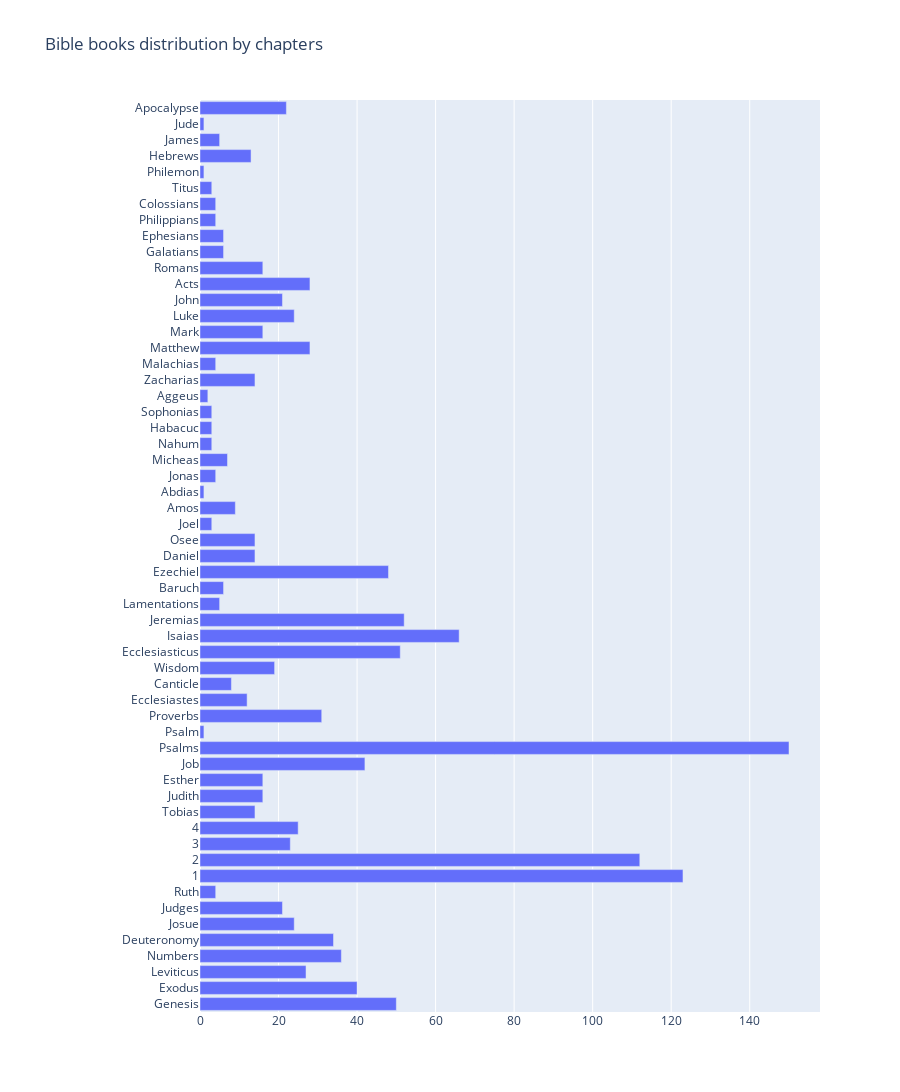

The code cell stored with this chart in its notebook:
### Code cell
plot_chapters_distribution(chp_grp_dict, "Bible books distribution by chapters")

### Figure 1 — Plotly figure (JSON) as saved in the notebook; plotly's stock layout.template omitted (floating-point values rounded to 4 significant figures)
{"data": [{"orientation": "h", "type": "bar", "x": [50, 40, 27, 36, 34, 24, 21, 4, 123, 112, 23, 25, 14, 16, 16, 42, 150, 1, 31, 12, 8, 19, 51, 66, 52, 5, 6, 48, 14, 14, 3, 9, 1, 4, 7, 3, 3, 3, 2, 14, 4, 28, 16, 24, 21, 28, 16, 6, 6, 4, 4, 3, 1, 13, 5, 1, 22], "y": ["Genesis", "Exodus", "Leviticus", "Numbers", "Deuteronomy", "Josue", "Judges", "Ruth", "1", "2", "3", "4", "Tobias", "Judith", "Esther", "Job", "Psalms", "Psalm", "Proverbs", "Ecclesiastes", "Canticle", "Wisdom", "Ecclesiasticus", "Isaias", "Jeremias", "Lamentations", "Baruch", "Ezechiel", "Daniel", "Osee", "Joel", "Amos", "Abdias", "Jonas", "Micheas", "Nahum", "Habacuc", "Sophonias", "Aggeus", "Zacharias", "Malachias", "Matthew", "Mark", "Luke", "John", "Acts", "Romans", "Galatians", "Ephesians", "Philippians", "Colossians", "Titus", "Philemon", "Hebrews", "James", "Jude", "Apocalypse"]}], "layout": {"height": 1140, "margin": {"l": 200}, "title": {"text": "Bible books distribution by chapters"}, "yaxis": {"automargin": true}}}
